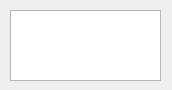
<?xml version="1.0" encoding="UTF-8"?>
<ui version="4.0">
 <class>DialogSetPosition</class>
 <widget class="QDialog" name="DialogSetPosition">
  <property name="geometry">
   <rect>
    <x>0</x>
    <y>0</y>
    <width>172</width>
    <height>90</height>
   </rect>
  </property>
  <property name="sizePolicy">
   <sizepolicy hsizetype="Fixed" vsizetype="Fixed">
    <horstretch>0</horstretch>
    <verstretch>0</verstretch>
   </sizepolicy>
  </property>
  <property name="windowTitle">
   <string>阀位</string>
  </property>
  <widget class="QListView" name="listView">
   <property name="geometry">
    <rect>
     <x>10</x>
     <y>10</y>
     <width>151</width>
     <height>71</height>
    </rect>
   </property>
  </widget>
 </widget>
 <resources/>
 <connections/>
</ui>
